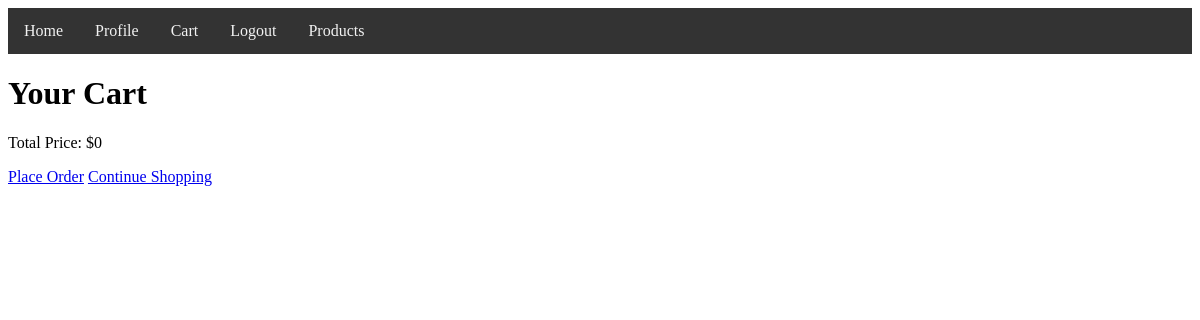
The app's page /cart/ (signed in), older data.
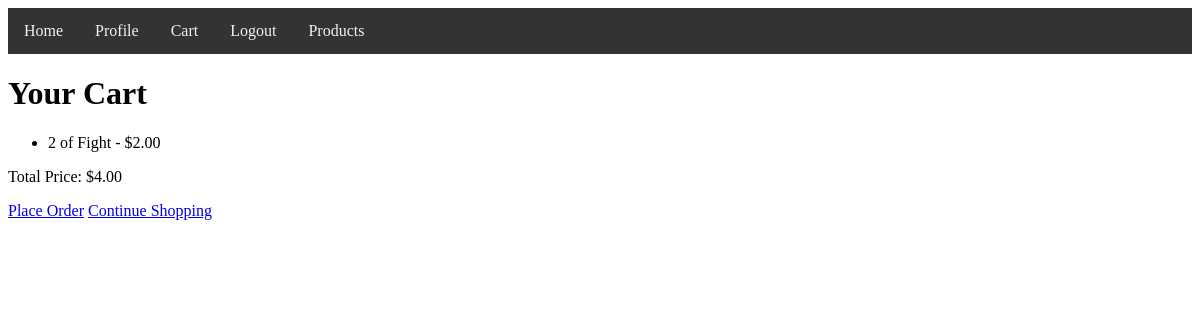
The same page, newer data.
### shop/models.py (models this page shows, shortened)
class CartItem(models.Model):
    user = models.ForeignKey(User, on_delete=models.CASCADE)
    product = models.ForeignKey(Product, on_delete=models.CASCADE)
    quantity = models.PositiveIntegerField(default=1)

class Product(models.Model):
    name = models.CharField(max_length=255)
    description = models.TextField()
    price = models.DecimalField(max_digits=10, decimal_places=2)
    stock = models.PositiveIntegerField()

### shop/views.py (the view)
# urls.py: path('cart/', views.view_cart, name='cart'),
@login_required
def view_cart(request):
    cart_items = CartItem.objects.filter(user=request.user)
    total_price = sum(item.product.price * item.quantity for item in cart_items)
    return render(request, 'shop/cart.html', {'cart_items': cart_items, 'total_price': total_price})

### shop/templates/shop/cart.html (shortened to what this page needs)
{% extends 'shop/base.html' %}
{% block content %}
<h1>Your Cart</h1>
<ul>
    {% for item in cart_items %}
        <li>{{ item.quantity }} of {{ item.product.name }} - ${{ item.product.price }}</li>
    {% endfor %}
</ul>
<p>Total Price: ${{ total_price }}</p>
<a href="{% url 'place_order' %}">Place Order</a>
<a href="{% url 'product_list' %}">Continue Shopping</a>
{% endblock %}

Row changes from the older to the newer data that the page shows:
added CartItem: quantity "2", product.name "Fight", product.price "2.00"
Text that changed along with them:
{{ total_price }}: "0" → "4.00"
